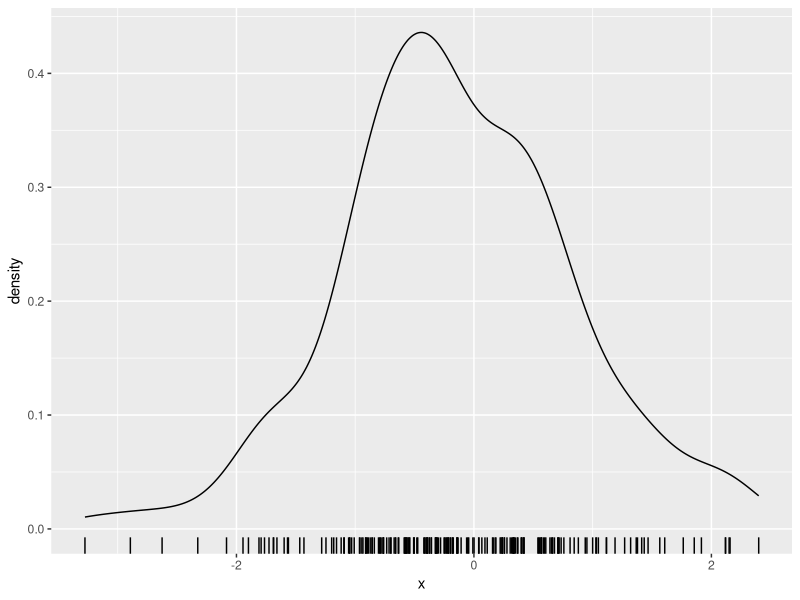

Recreate this plot in R.
## ---- chunk 1
#| label: fig-density
#| fig-cap: Simulated data from a N(0,1) distribution.
library(tidyverse)
set.seed(2022-12-20)
df <- tibble(x = rnorm(200))
df |>
  ggplot(aes(x=x)) +
  geom_density(bw = "sj") +
  geom_rug()
